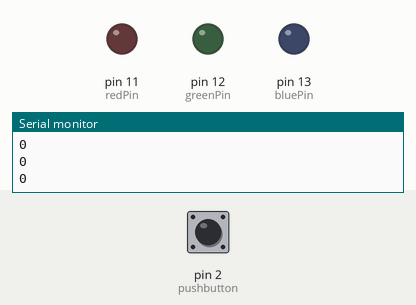
Simulated run of this sketch. Board: Arduino Uno, built with avr-gcc and run on an emulated ATmega328P. Shown: output pins drawn as LEDs (lit = HIGH), the last lines printed to the serial monitor. The inputs (shaded band) are chosen by the test bench; at power-on: pin 2 (pushbutton) LOW.

Above: at 2.8 s.
2.9 s: pin 2 (pushbutton) pulled HIGH for 1.2 s
At 4.0 s:
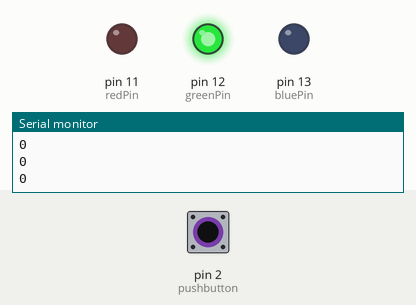
At 9.7 s:
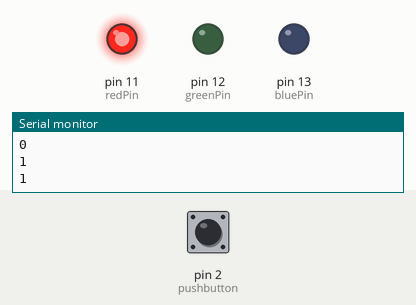
Timing chart, 0 to 15.5 s (numbered marks = the images above; inputs shaded):
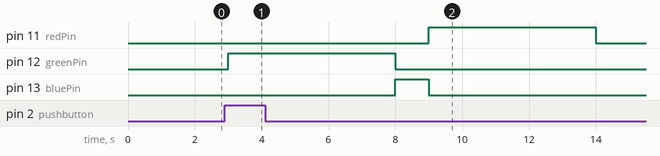

The sketch:

Lab1_4711.ino
```cpp
int redPin = 11;
int greenPin = 12;
int bluePin = 13;
int pushbutton = 2;

void setup() {

  Serial.begin(9600);
  pinMode(redPin, OUTPUT);
  pinMode(bluePin, OUTPUT);
  pinMode(greenPin, OUTPUT);
  pinMode(pushbutton, INPUT);
}


void loop() {
  int buttonstate = digitalRead(pushbutton);
  if (buttonstate == 1)
  {
    digitalWrite(greenPin, HIGH);
    delay(5000);
    Serial.println(buttonstate);
    digitalWrite(greenPin, LOW);
    digitalWrite(bluePin, HIGH);
    delay(1000);
    Serial.println(buttonstate);
    digitalWrite(bluePin, LOW);
    digitalWrite(redPin, HIGH);
    delay(5000);
    digitalWrite(redPin, LOW);
    Serial.println(buttonstate);

  }
  else
  { digitalWrite(redPin, LOW);
    digitalWrite(greenPin, LOW);
    digitalWrite(bluePin, LOW);
    Serial.println(buttonstate);
    delay(1000);

  }

}
```

Measured:
- after the input at 2.9 s, pin 11 (redPin): LOW → HIGH after 6.1 s, → LOW 5.0 s later; pin 12 (greenPin): LOW → HIGH after 0.10 s, → LOW 5.0 s later; pin 13 (bluePin): LOW → HIGH after 5.1 s, → LOW 1.0 s later
